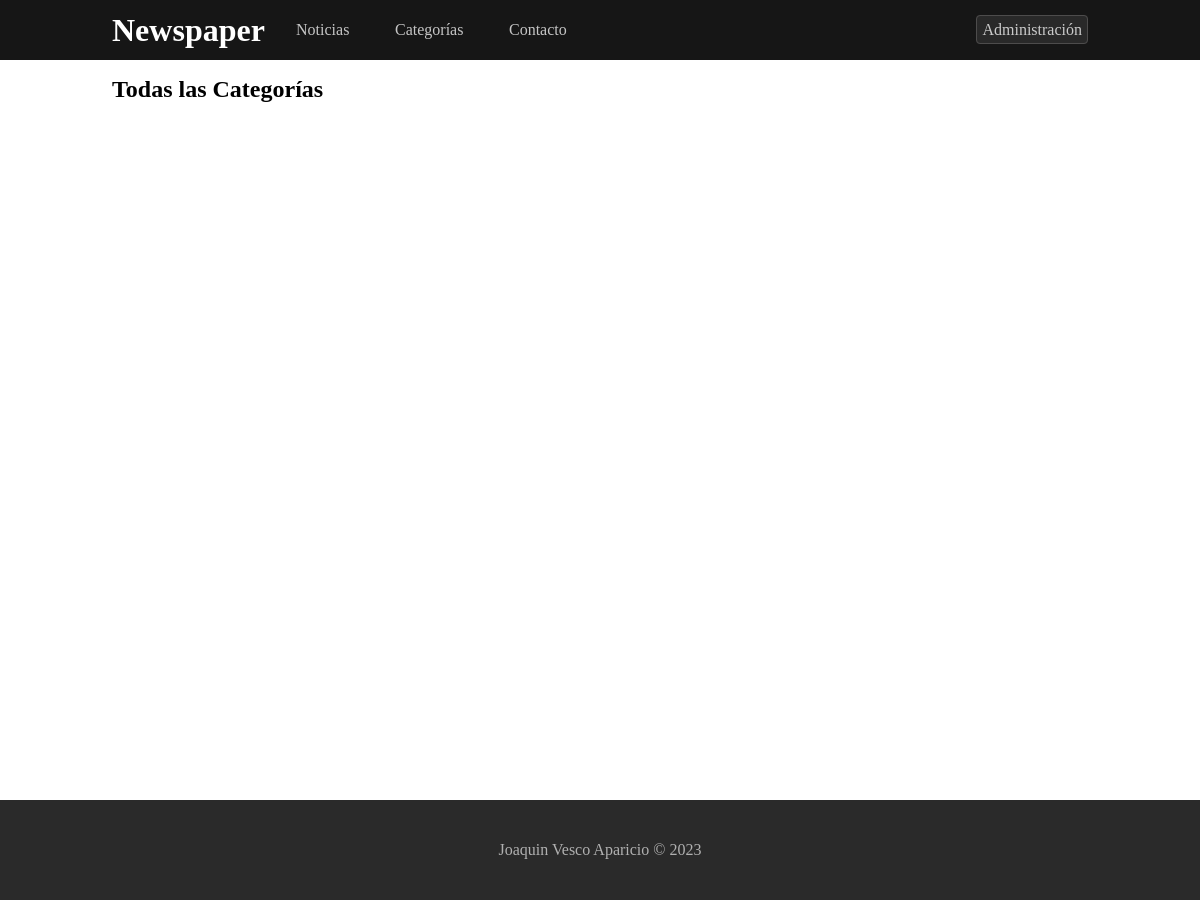
The app's page /categorias, older data.
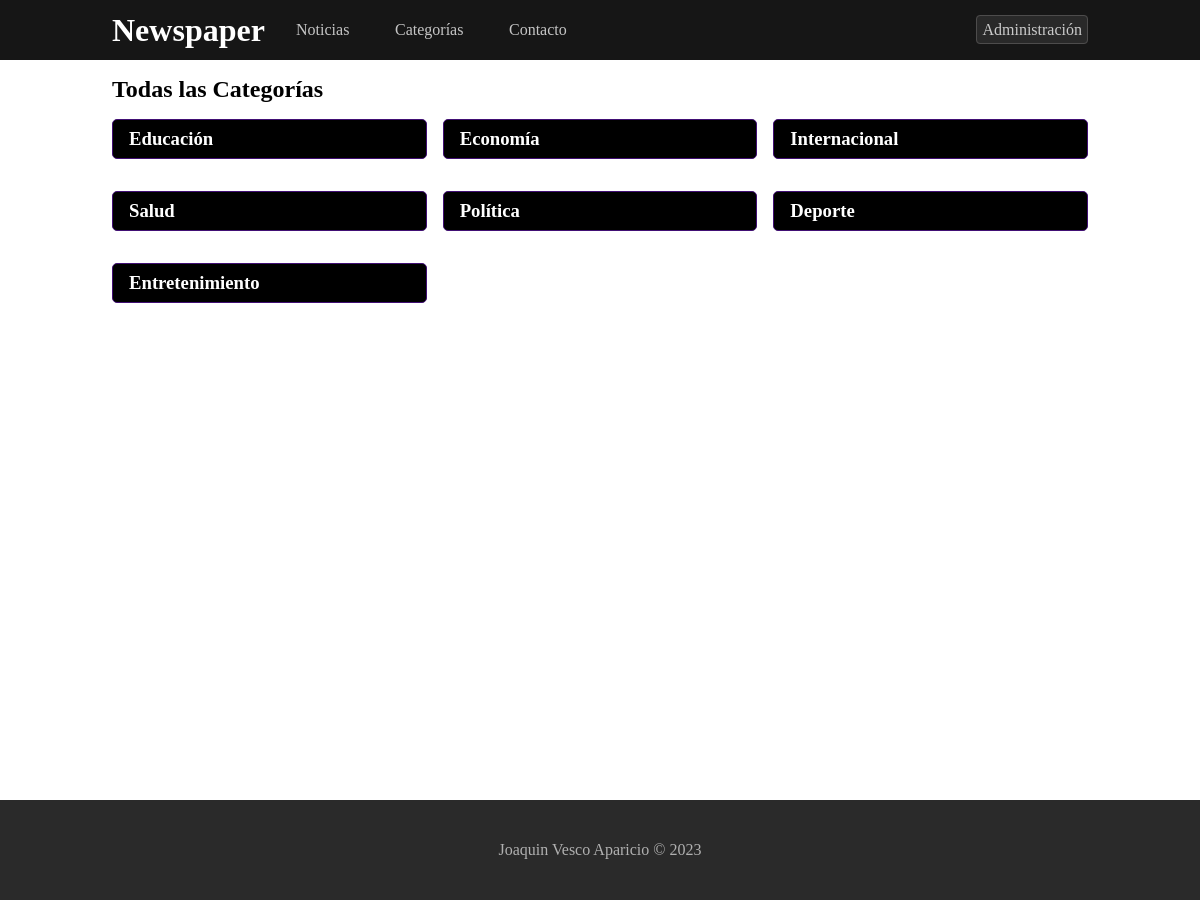
The same page, newer data.
### tables this page shows
CREATE TABLE `categorias` (
  `id` int(11) NOT NULL,
  `denominacion` varchar(50) DEFAULT NULL,
  `estado_id` int(11) DEFAULT 1
);

### App/Core/Controller.php (called while the page is built, shortened)
<?php
class Controller
{
  public function render($path, $parameters = [], $layout = '')
  {
    require_once(__DIR__ . "/../Views/Layouts/" . $layout . ".layout.php");
  }
}

### App/controllers/CategoriasController.php (called while the page is built, shortened)
<?php
require_once(__DIR__ . "/../Models/Categoria.php");
class CategoriasController extends Controller
{
  private $categoriaModel;
  public function __construct(PDO $conection)
  {
    $this->categoriaModel = new Categoria($conection);
  }
  public function home()
  {
    $categorias = $this->categoriaModel->getAllCategorias();
    $this->render('categorias', [
      'data' => [
        'categorias' => $categorias
      ]
    ], 'layout');
  }
}

### index.php (called while the page is built, shortened)
<?php
$router = new Router();
$router->run();

### App/Helpers/functions.php (called while the page is built, shortened)
<?php
function isLogged()
{
  return isset($_SESSION['id']);
}

### App/Core/Orm.php (called while the page is built, shortened)
<?php
class Orm
{
  public function __construct($id, $table, PDO $conection)
  {
    $this->db = $conection;
  }
}

### App/Models/Categoria.php (called while the page is built, shortened)
<?php
class Categoria extends Orm
{
  protected $db;
  function __construct(PDO $connection)
  {
    $this->db = $connection;
  }
  public function getAllCategorias($id = -1)
  {
    $stm = $this->db->prepare("CALL sp_get_categorias({$id})");
    $stm->execute();
    return $stm->fetchAll();
  }
}

### App/Views/categorias.view.php (the view)
<?php
$categorias = $parameters["data"]["categorias"];
?>
<link rel="stylesheet" href="<?= URL_PATH ?>/public/assets/css/categorias.css">
<section class="main-top">
  <h2>Todas las Categorías</h2>
</section>
<section class="categorias-container">
  <?php if (isset($categorias)): ?>
    <?php foreach ($categorias as $key => $categoria): ?>
      <a href="<?= URL_PATH ?>/categorias/<?= $categoria["CategoriaId"] ?>/pagina/1" style="">
        <article class=" categoria">
          <h3>
            <?= $categoria["Categoria"] ?>
          </h3>
        </article>
      </a>
    <?php endforeach ?>
  <?php endif ?>
</section>

### App/router.php (shortened to what this page needs)
<?php
class Router
{
  private $controller;
  private $method;
  private $id;
  private $numPagina;
  public function mathRoute()
  {
    $controller = $_GET['con'] ?? 'Landing';
    $this->id = $_GET['id'] ?? null;
    $this->method = $_GET['met'] ?? 'home';
    $this->numPagina = $_GET['numPagina'] ?? 1;
    $this->controller = $controller . 'Controller';
  }
  public function run()
  {
    $database = new Database();
    $conection = $database->getConnection();
    $methodIndividual = str_replace("sController", '', $this->controller) . "Individual";
    $controller = new $this->controller($conection);
    $method = $this->method;
    if ($this->id) {
      if ($method == "editar" || $method == "pagina" || $method == "borrar" || $method == "responder" || $method == "enviados") {
        $controller->$method($this->id);
      } else {
        $controller->$methodIndividual($this->id, $this->numPagina);
      }
    } else {
      $controller->$method();
    }
  }
}

### App/Views/Layouts/layout.layout.php (shortened to what this page needs)
<!DOCTYPE html>
<html lang="en">
<head>
  <link rel="stylesheet" href="/newspaper/public/assets/css/styles.css">
</head>
<body>
  <header>
    <a href="/newspaper">
      Newspaper
    </a>
    <?php if (isLogged()): ?>
      <section class="section">
        <nav style="display:flex; align-items: center;">
          <a href="<?= URL_PATH ?>/noticias/pagina/1">Noticias</a>
          <a href="<?= URL_PATH ?>/categorias">Categorías</a>
          <a href="<?= URL_PATH ?>/contacto">Contacto</a>
          <a href="<?= URL_PATH ?>/mensajes">Mensajes</a>
        </nav>
        <div style="display:flex; align-items: center;">
          <p style="margin-right: 1.5rem;">
            <?= $_SESSION["nombre_usuario"] ?>
          </p>
          <a class="sessionbtn" href="<?= URL_PATH ?>/admin/logout">Cerrar Sesión</a>
        </div>
      </section>
    <?php else: ?>
      <section class='section'>
        <nav>
          <a href="<?= URL_PATH ?>/noticias/pagina/1">Noticias</a>
          <a href="<?= URL_PATH ?>/categorias">Categorías</a>
          <a href="<?= URL_PATH ?>/contacto">Contacto</a>
        </nav>
        <div>
          <a id="loginbtn" class="sessionbtn" href="<?= URL_PATH ?>/admin">Administración</a>
        </div>
      </section>
    <?php endif ?>
  </header>
  <main>
    <?php require_once($content); ?>
  </main>
  <footer>
    <p>Joaquin Vesco Aparicio © 2023 </p>
  </footer>
</body>
</html>

### Public/Assets/Css/styles.css (style rules this page uses)
:root { --main-light: #d9f0fa; --main-btn-bg: #d3f2ff; --main-btn-border: #80cbea; --main-btn-hover: rgb(143, 221, 255); --main-btn-color: #106489; --border: #7e7e7e6e; --navbar-btn: rgba(49, 49, 49, 0.701); --navbar-btn-hover: rgb(59, 59, 59); --black: #060606; --black-medium: #161616; --primary: #6925ae; --primary-darker: #410f74; --primary-light: #a76be3; --primary-extra-light: #debffd; --grey: #525252; }
* { padding: 0; margin: 0; box-sizing: border-box; font-family: appleFont; }
body { min-height: 100vh; }
header { position: fixed; width: 100%; display: flex; z-index: 10000; color: white; background-color: var(--black-medium); padding-inline: 7rem; align-items: center; min-height: 60px; }
section { display: flex; justify-content: space-between; width: 100%; }
nav > a { color: rgba(255, 255, 255, 0.752); padding-inline: 1.3rem; text-decoration: none; font-size: 1rem; transition: all 0.25s; }
header > a:first-child { color: white; padding-inline: 0 0.65rem; text-decoration: none; font-size: 2rem; font-weight: bold; }
.sessionbtn { background-color: var(--navbar-btn); border: 1px solid var(--border); color: rgba(255, 255, 255, 0.752); padding: 5px; border: 1px solid rgb(77, 76, 76); border-radius: 4px; text-decoration: none; transition: all 0.25s; }
main { padding-inline: 7rem; min-height: 100vh; padding-top: 60px; padding-bottom: 50px; }
.main-top { display: flex; align-items: center; margin-block: 1rem; }
footer { background-color: rgb(42, 42, 42); color: rgba(255, 255, 255, 0.631); width: 100%; min-height: 100px; display: flex; justify-content: center; align-items: center; bottom: 0; }

### Public/Assets/Css/categorias.css (style rules this page uses)
.categorias-container { display: grid; grid-template-columns: repeat(auto-fill, minmax(15rem, 1fr)); gap: 2rem 1rem; }
.categorias-container a { width: 100%; background-color: black; border: 1px solid var(--primary-darker); padding-inline: 1rem; padding-block: 0.5rem; color: white; text-decoration: none; border-radius: 5px; transition: all 0.25s; }

Row changes from the older to the newer data that the page shows:
added categorias: denominacion "Educación"
added categorias: denominacion "Economía"
added categorias: denominacion "Internacional"
added categorias: denominacion "Salud"
added categorias: denominacion "Política"
added categorias: denominacion "Deporte"
added categorias: denominacion "Entretenimiento"
